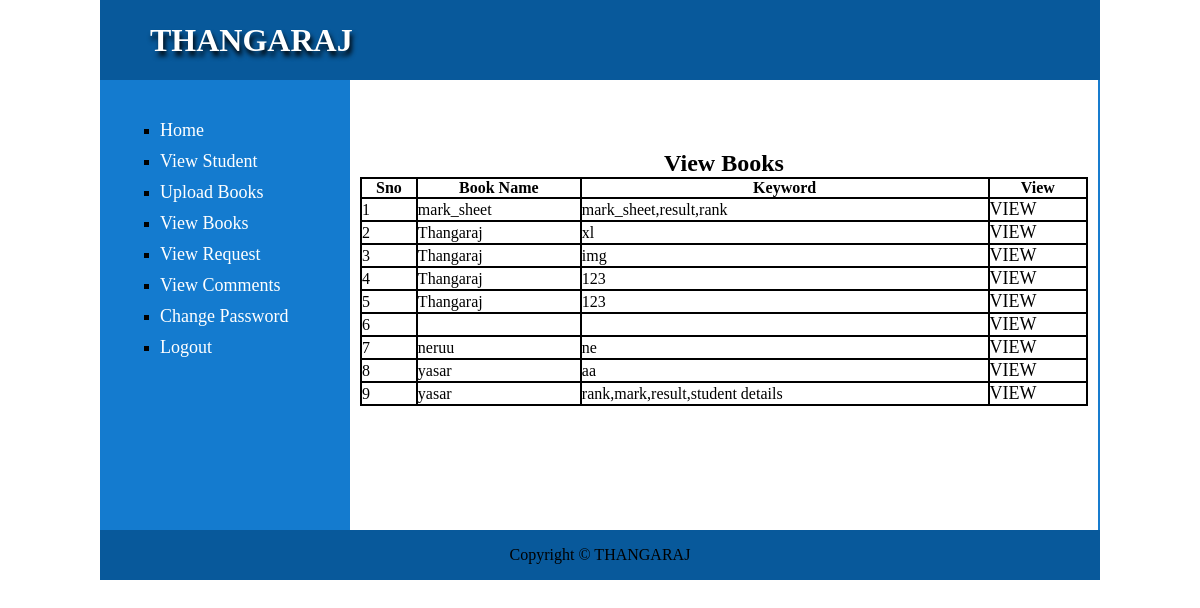
The page /View_books.php (signed in) on the database its author committed.
### tables this page shows
CREATE TABLE IF NOT EXISTS `book` (
  `BID` int(11) NOT NULL AUTO_INCREMENT,
  `BTITLE` varchar(50) NOT NULL,
  `KEYWORDS` varchar(50) NOT NULL,
  `FILE` varchar(50) DEFAULT NULL,
  PRIMARY KEY (`BID`)
);

### View_books.php (the view, shortened to what this page needs)
<?php
include 'db.php';
?>
<!DOCTYPE html>
<html lang="en">
<head>
    <link rel="stylesheet" href="css/style.css">
</head>
<body>
    <div class="container">
    <div class="title">
       <h1> THANGARAJ</h1>
    </div>
    <div class="wrapper">
    <h2 class="center">View Books</h2>
<?php
$sql="select * from book";
$result=$db->query($sql);
if($row=$result->num_rows>0){
echo "<table>
<tr>
<th>Sno</th>
<th>Book Name</th>
<th>Keyword</th>
<th>View</th></tr>";
$i=0;
while($row=$result->fetch_assoc())
{
    $i++;
    echo "<tr>
    <td>{$i}</td>
    <td>{$row['BTITLE']}</td>
    <td>{$row['KEYWORDS']}</td>
    <td><a href='{$row["FILE"]}' class='anchor' target='_blank'>VIEW</a></td>
    </tr>";
}
echo "</table>";
}else{
    echo "<p class='error'>Your book not Found</p>";
}
?>
    </div>
    <div class="nav">
       <?php
      include "anav.php";
       ?>
    </div>
<div class="footer">
    <p>Copyright &copy; THANGARAJ</p>
</div>
    </div>
</body>
</html>

### anav.php
<ul>
       <li><a href="ahome.php">Home</a></li>
       <li><a href="view_student.php">View Student</a></li>
       <li><a href="upload_books.php">Upload Books</a></li>
       <li><a href="View_books.php">View Books</a></li>
       <li><a href="view_request.php">View Request</a></li>
       <li><a href="view_comments.php">View Comments</a></li>
       <li><a href="change_password.php">Change Password</a></li>
       <li><a href="logout.php">Logout</a></li>
 </ul>

### css/style.css (style rules this page uses)
* { margin: 0; padding: 0; box-sizing: border-box; }
.container { width: 1000px; margin: auto; }
.title { width: 100%; background: rgb(8, 89, 155); height: 80px; line-height: 80px; padding-left: 50px; }
.title h1 { color: #fff; text-shadow: 2px 5px 5px rgb(0, 0, 0); }
.wrapper { width: 75%; float: right; height: 450px; padding: 10px; border-right: 2px solid rgb(24, 124, 206); }
.nav { width: 25%; background-color: rgb(20, 123, 207); float: right; height: 450px; padding-left: 60px; padding-top: 30px; }
li { list-style: square; margin: 10px 0; }
a { text-decoration: none; color: #fff; font-size: 18px; }
.footer { height: 50px; line-height: 50px; background-color: rgb(8, 89, 155); clear: both; width: 100%; text-align: center; }
.center { text-align: center; margin-top: 60px; }
table { width: 100%; border-collapse: collapse; }
table th,table td { border: 2px solid #000; }
.anchor { color: #000; }

### rows shown on the page
book: BTITLE "mark_sheet", KEYWORDS "mark_sheet,result,rank"
book: BTITLE "Thangaraj", KEYWORDS "xl"
book: BTITLE "Thangaraj", KEYWORDS "img"
book: BTITLE "Thangaraj", KEYWORDS "123"
book: BTITLE "Thangaraj", KEYWORDS "123"
book: BTITLE "neruu", KEYWORDS "ne"
book: BTITLE "yasar", KEYWORDS "aa"
book: BTITLE "yasar", KEYWORDS "rank,mark,result,student details"
